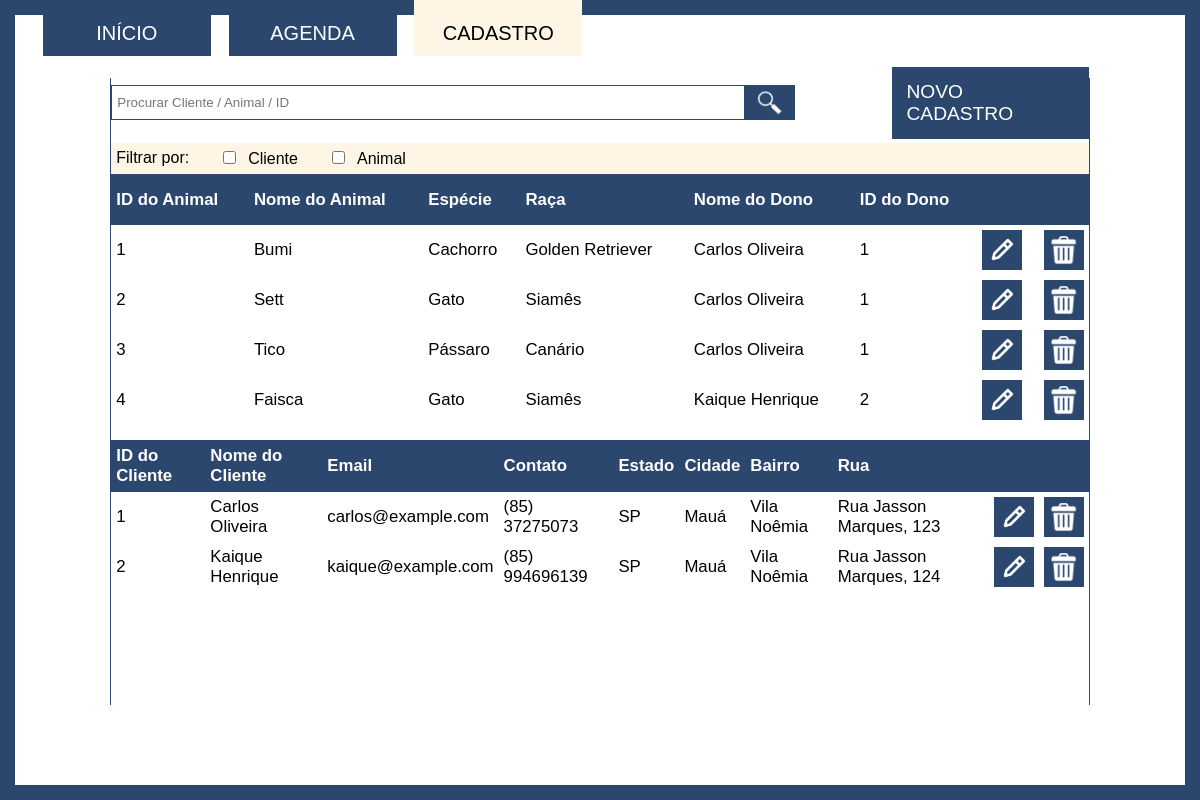
The app's page /Index/cadastro.php, older data.
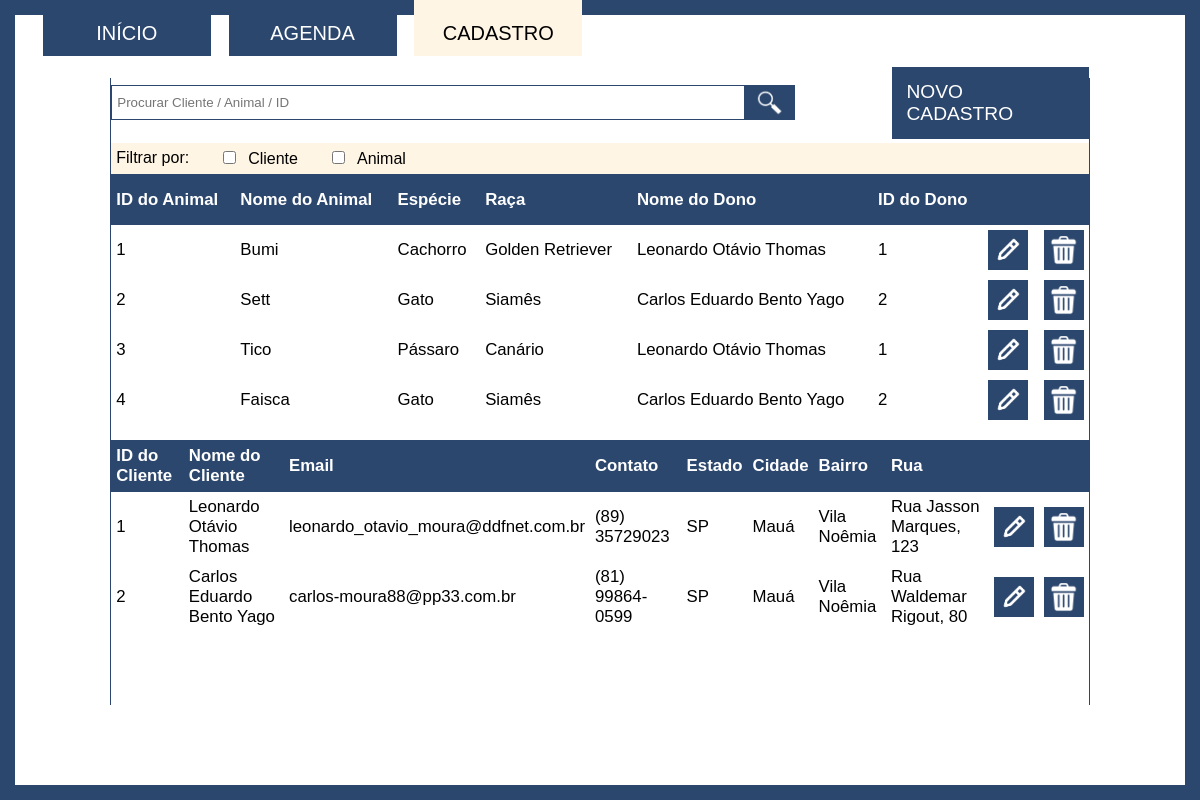
The same page, newer data.
### tables this page shows
create table Animais
(
	idAnimal int auto_increment primary key,
	nome varchar(100) not null,
	especie varchar(50) not null,
	raca varchar(50) not null,
	datanascto date,
	idCliente int not null,
	foreign key (idCliente) references Clientes(idCliente) on delete cascade
);

create table Clientes
(
	idCliente int auto_increment primary key,
	nome varchar (150) not null,
	email varchar (150),
	contato varchar(20) not null,
    enderecoE varchar (2),
    enderecoC varchar (50),
    enderecoB varchar (50),
    enderecoRN varchar (100) 
);

### Index/cadastro.php (the view, shortened to what this page needs)
<!DOCTYPE html>
<html lang="en">
    <head>
        <link rel="stylesheet" href="../Css/cadastro.css">
    </head>
    <body>
        <div class="page">
            <div class="bar">
                <div class="button"><a href="./Inicio.php">INÍCIO</a></div>
                <div class="button"><a href="./Agenda.php">AGENDA</a></div>
                <div class="button selected"><a href="./cadastro.php">CADASTRO</a></div>
            </div>
            <div class="container">
                <div class="gerenciamento-container">
                    <div class="search-container">
                        <form method="post" action="cadastro.php" class="search-items">
                            <input type="text" name="termo_pesquisa" placeholder="Procurar Cliente / Animal / ID">
                            <button type="submit" class="search-btn">
                                <img src="../img/searchWhite.png" alt="Imagem 1" class="imagem-normal">
                            </button>
                        </form>
                        <div class="options-container">
                            <div class= "btnOptionsDiv">
                                <div class="buttonOptions"><a href="./novoCadastro.php">NOVO CADASTRO</a></div>
                            </div>
                        </div>
                    </div>
                    <div class="filtro-Div">
                        <span class="filtro-span filtrarPor">Filtrar por: </span>
                        <div class="cb-div">
                            <input type="checkbox" name="cbCliente" id="cbCliente" class="cb">
                            <span class="filtro-span">Cliente</span>
                        </div>
                        <div class="cb-div">
                            <input type="checkbox" name="cbAnimal" id="cbAnimal" class="cb">
                            <span class="filtro-span">Animal</span>
                        </div>
                    </div>
                    <?php
                        include '../php/conectaBD.php';
                            $termo_pesquisa = "";
                            $sqlAnimais = "SELECT animais.nome AS nome_animal, animais.especie AS animal_especie, animais.raca AS animal_raca, animais.idAnimal AS id_animal, clientes.nome AS nome_dono, clientes.idCliente AS id_dono
                                    FROM animais
                                    JOIN clientes ON animais.idCliente = clientes.idCliente
                                    WHERE animais.nome LIKE '%$termo_pesquisa%'
                                    OR animais.especie LIKE '%$termo_pesquisa%'
                                    OR animais.raca LIKE '%$termo_pesquisa%'
                                    OR animais.idAnimal = '$termo_pesquisa'";
                            $resultAnimais = $conexao->query($sqlAnimais);
                            if ($resultAnimais->num_rows > 0):
                    ?>
                                <div class="table-container" id="tabelaAnimais">
                                    <table>
                                        <thead>
                                            <tr class="table-rows">
                                                <th>ID do Animal</th>
                                                <th>Nome do Animal</th>
                                                <th>Espécie</th>
                                                <th>Raça</th>
                                                <th>Nome do Dono</th>
                                                <th>ID do Dono</th>
                                                <th></th>
                                                <th></th>
                                            </tr>
                                        </thead>
                                        <tbody>
                        <?php
                                            while ($array = $resultAnimais->fetch_assoc()):
                                                $nomeAnimal = $array['nome_animal'];
                        ?>
                                                <tr class="table-rows">
                                                    <td><?php echo $array["id_animal"]; ?></td>
                                                    <td><?php echo $array["nome_animal"]; ?></td>
                                                    <td><?php echo $array["animal_especie"]; ?></td>
                                                    <td><?php echo $array["animal_raca"]; ?></td>
                                                    <td><?php echo $array["nome_dono"]; ?></td>
                                                    <td><?php echo $array["id_dono"]; ?></td>
                                                    <td class="btnTabelacontainer">
                                                        <form method="POST" action="editar.php" class="btn-tabela">
                                                            <button type="submit"><img src="../img/editar.png" alt="editar.png"></button>
                                                        </form>
                                                    </td>
                                                    <td class="btnTabelaContainer">
                                                        <form method="POST" action="../php/deletarAnimal.php" class="btn-tabela form-animal<?php echo $array["id_animal"]; ?>">
                                                        <button type="button" onclick='confirmarAnimal(`<?php echo $nomeAnimal; ?>`, `<?php echo $array["id_animal"]; ?>`)'><img src="../img/lixo.png" alt="lixo.png"></button>
                                                        </form>
                                                    </td>
                                                </tr>
                                            <?php endwhile; ?>
                                        </tbody>
                                    </table>
                                </div>
                    <?php
                            else:
                                echo "Nenhum resultado de Animal encontrado.";
                            endif;
                    ?>
                    <?php
                        include '../php/conectaBD.php';
                        $termo_pesquisa = "";
                        $sqlClientes = "SELECT idCliente as id_cliente, nome as nome_cliente, email as email_cliente, contato as contato_cliente, enderecoE as enderecoE_cliente, enderecoC as enderecoC_cliente, enderecoB as enderecoB_cliente, enderecoRN as enderecoRN_cliente FROM Clientes
                                WHERE idCliente LIKE'%$termo_pesquisa%'
                                OR nome LIKE '%$termo_pesquisa%'
                                OR email = '$termo_pesquisa'
                                OR enderecoE = '$termo_pesquisa'
                                OR enderecoC = '$termo_pesquisa'
                                OR enderecoB = '$termo_pesquisa'
                                ";
                        $resultClientes = $conexao->query($sqlClientes);
                        if ($resultClientes->num_rows > 0):
                    ?>
                            <div class="table-container" id="tabelaClientes">
                                <table>
                                    <thead>
                                        <tr class="table-rows">
                                            <th>ID do Cliente</th>
                                            <th>Nome do Cliente</th>
                                            <th>Email</th>
                                            <th>Contato</th>
                                            <th>Estado</th>
                                            <th>Cidade</th>
                                            <th>Bairro</th>
                                            <th>Rua</th>
                                            <th></th>
                                            <th></th>
                                        </tr>
                                    </thead>
                                    <tbody>
                    <?php
                                        while ($array = $resultClientes->fetch_assoc()):
                                            $nomeCliente= $array['nome_cliente'];
                    ?>
                                            <tr class="table-rows">
                                                <td><?php echo $array["id_cliente"]; ?></td>
                                                <td><?php echo $array["nome_cliente"]; ?></td>
                                                <td><?php echo $array["email_cliente"]; ?></td>
                                                <td><?php echo $array["contato_cliente"]; ?></td>
                                                <td><?php echo $array["enderecoE_cliente"]; ?></td>
                                                <td><?php echo $array["enderecoC_cliente"]; ?></td>
                                                <td><?php echo $array["enderecoB_cliente"]; ?></td>
                                                <td><?php echo $array["enderecoRN_cliente"]; ?></td>
                                                <td class="btnTabelacontainer">
                                                    <form method="POST" action="editar.php" class="btn-tabela">
                                                        <button><img src="../img/editar.png" alt="editar.png"></button>
                                                    </form>
                                                </td>
                                                <td class="btnTabelaContainer">
                                                    <form method="POST" action="../php/deletarCliente.php" class="btn-tabela form-cliente<?php echo $array["id_cliente"]; ?>">
                                                    <button type="button" onclick='confirmarCliente(`<?php echo $nomeCliente; ?>`, `<?php echo $array["id_cliente"]; ?>`)'><img src="../img/lixo.png" alt="lixo.png"></button>
                                                    </form>
                                                </td>
                                            </tr>
                                    </tbody>
                    <?php
                                        endwhile;
                    ?>
                                </table>
                            </div>
                    <?php
                        else:
                            echo "<br>Nenhum resultado de Cliente encontrado.";
                        endif;
                    ?>
                </div>
    </body>
</html>

### Css/Cadastro.css (style rules this page uses)
html, body { width: 100%; height: 100%; margin: 0; }
body { display: flex; justify-content: center; align-items: center; flex-direction: column; }
.page { height: 100%; width: 100%; padding: 25px; padding-top: 0; box-sizing: border-box; }
.container { width: 100%; height: 90%; background-color: #ffffff; display: flex; box-sizing: border-box; justify-content: center; }
.bar { height: 10%; width: 50%; display: flex; justify-content: space-evenly; }
.button > a { height: 7vh; width: 14vw; padding-top: 10px; box-sizing: border-box; background-color: #2c476e; display: flex; justify-content: center; align-items: center; text-decoration: none; font-size: 2.5vh; color: #ffffff; font-family: 'Franklin Gothic Medium', 'Arial Narrow', Arial, sans-serif; position: relative; overflow: hidden; z-index: 1; }
.button > a::before { content: ''; position: absolute; top: 0; left: 0; width: 100%; height: 0; background-color: #fef5e4; transition: height 0.5s; z-index: -1; }
.selected>a { background-color: #fef5e4; color: #000000; }
.search-container { height: 8%; display: flex; justify-content:space-evenly ; align-items: center; box-sizing: border-box; margin-bottom: 15px; }
.search-items { font-family: 'Franklin Gothic Medium', 'Arial Narrow', Arial, sans-serif; width: 80%; display: flex; height: 70%; }
.search-items > input { width: 80%; border: 1px solid #2c476e; padding-left: 5px; }
img { height: 100%; width: 30px; position: relative; }
.search-btn { display: flex; justify-content: center; align-items: center; color: #ffffff; border: 1px solid #2c476e; padding: 2px; width: 50px; background-color: #2c476e; border-left: none; }
.filtro-Div { width: 100%; height: 5%; background-color: #fef5e4; display: flex; align-items: center; }
.filtro-span { font-family: 'Franklin Gothic Medium', 'Arial Narrow', Arial, sans-serif; }
.filtro-span { margin-left: 5px }
.cb-div { margin-left: 30px; }
.cb { cursor: pointer; }
.btnOptionsDiv { height: 100%; display: flex; justify-content: center; align-items: center; }
.buttonOptions > a { box-sizing: border-box; background-color: #2c476e; display: flex; justify-content: center; align-items: center; text-decoration: none; font-size: 2.4vh; color: #ffffff; font-family: 'Franklin Gothic Medium', 'Arial Narrow', Arial, sans-serif; position: relative; z-index: 2; padding: 14px; }
.gerenciamento-container { display: flex; flex-direction: column; border-left: 1px solid #2c476e; border-right: 1px solid #2c476e; height: 90%; width: 85%; }
.table-container { flex: 1; overflow: auto; }
table { text-align: left; width: 100%; font-family:Arial, Helvetica, sans-serif; font-size: 2.1vh; border-collapse:collapse; }
table .table-rows { height: 50px; }
td { padding: 5px; }
th { padding: 5px; border-top: 1px solid #2c476e; border-bottom: 1px solid #2c476e; background-color: #2c476e; color: #ffffff; }
thead th { position: sticky; top: 0; z-index: 3; }
.btn-tabela button { background-color: #2c476e; padding: 5px; color: #ffffff; font-family:'Franklin Gothic Medium', 'Arial Narrow', Arial, sans-serif; text-decoration: none; display: flex; justify-content: center; align-items: center; border: none; }
.btnTabelaContainer { height: 35px; width: 35px; }

Row changes from the older to the newer data that the page shows:
changed through a linked row, animais "Bumi": idCliente.nome "Carlos Oliveira" → "Leonardo Otávio Thomas"
changed animais "Sett": idCliente.nome "Carlos Oliveira" → "Carlos Eduardo Bento Yago"; idCliente.idCliente "1" → "2"
changed through a linked row, animais "Tico": idCliente.nome "Carlos Oliveira" → "Leonardo Otávio Thomas"
changed through a linked row, animais "Faisca": idCliente.nome "Kaique Henrique" → "Carlos Eduardo Bento Yago"
changed clientes "Rua Jasson Marques, 123": nome "Carlos Oliveira" → "Leonardo Otávio Thomas"; email "carlos@example.com" → "leonardo_otavio_moura@ddfnet.com.br"; contato "(85) 37275073" → "(89) 35729023"
changed clientes id 2: nome "Kaique Henrique" → "Carlos Eduardo Bento Yago"; email "kaique@example.com" → "carlos-moura88@pp33.com.br"; contato "(85) 994696139" → "(81) 99864-0599"; enderecoRN "Rua Jasson Marques, 124" → "Rua Waldemar Rigout, 80"
